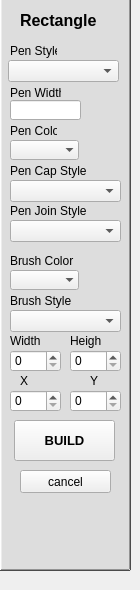
    <widget class="QWidget" name="add_rectangle">
     <widget class="QLabel" name="Leftcolor_5">
      <property name="geometry">
       <rect>
        <x>0</x>
        <y>-10</y>
        <width>131</width>
        <height>581</height>
       </rect>
      </property>
      <property name="styleSheet">
       <string notr="true">background-color: rgb(221, 221, 221);</string>
      </property>
      <property name="frameShape">
       <enum>QFrame::WinPanel</enum>
      </property>
      <property name="frameShadow">
       <enum>QFrame::Raised</enum>
      </property>
      <property name="text">
       <string/>
      </property>
     </widget>
     <widget class="QComboBox" name="rectpen_style_box">
      <property name="geometry">
       <rect>
        <x>8</x>
        <y>60</y>
        <width>111</width>
        <height>22</height>
       </rect>
      </property>
     </widget>
     <widget class="QComboBox" name="rectpen_color_box">
      <property name="enabled">
       <bool>true</bool>
      </property>
      <property name="geometry">
       <rect>
        <x>10</x>
        <y>140</y>
        <width>69</width>
        <height>20</height>
       </rect>
      </property>
      <property name="font">
       <font>
        <kerning>true</kerning>
       </font>
      </property>
      <property name="currentIndex">
       <number>-1</number>
      </property>
      <property name="sizeAdjustPolicy">
       <enum>QComboBox::AdjustToContentsOnFirstShow</enum>
      </property>
      <property name="minimumContentsLength">
       <number>0</number>
      </property>
      <property name="frame">
       <bool>false</bool>
      </property>
     </widget>
     <widget class="QPushButton" name="cancel_button">
      <property name="geometry">
       <rect>
        <x>20</x>
        <y>470</y>
        <width>91</width>
        <height>23</height>
       </rect>
      </property>
      <property name="text">
       <string>cancel</string>
      </property>
     </widget>
     <widget class="QPushButton" name="rectangle_build_button">
      <property name="geometry">
       <rect>
        <x>14</x>
        <y>420</y>
        <width>101</width>
        <height>41</height>
       </rect>
      </property>
      <property name="font">
       <font>
        <pointsize>10</pointsize>
        <weight>75</weight>
        <bold>true</bold>
       </font>
      </property>
      <property name="text">
       <string>BUILD</string>
      </property>
     </widget>
     <widget class="QLabel" name="rectangle_label">
      <property name="geometry">
       <rect>
        <x>20</x>
        <y>10</y>
        <width>91</width>
        <height>20</height>
       </rect>
      </property>
      <property name="font">
       <font>
        <pointsize>12</pointsize>
        <weight>75</weight>
        <bold>true</bold>
       </font>
      </property>
      <property name="text">
       <string>Rectangle</string>
      </property>
     </widget>
     <widget class="QSpinBox" name="rect_x">
      <property name="geometry">
       <rect>
        <x>10</x>
        <y>390</y>
        <width>51</width>
        <height>22</height>
       </rect>
      </property>
      <property name="maximum">
       <number>1000</number>
      </property>
     </widget>
     <widget class="QSpinBox" name="rect_y">
      <property name="geometry">
       <rect>
        <x>70</x>
        <y>390</y>
        <width>51</width>
        <height>22</height>
       </rect>
      </property>
      <property name="maximum">
       <number>500</number>
      </property>
     </widget>
     <widget class="QComboBox" name="rectpencap_style_box">
      <property name="geometry">
       <rect>
        <x>10</x>
        <y>180</y>
        <width>111</width>
        <height>22</height>
       </rect>
      </property>
     </widget>
     <widget class="QComboBox" name="rectpenjoin_style_box">
      <property name="geometry">
       <rect>
        <x>10</x>
        <y>220</y>
        <width>111</width>
        <height>22</height>
       </rect>
      </property>
     </widget>
     <widget class="QComboBox" name="rectbrush_color_box">
      <property name="enabled">
       <bool>true</bool>
      </property>
      <property name="geometry">
       <rect>
        <x>10</x>
        <y>270</y>
        <width>69</width>
        <height>20</height>
       </rect>
      </property>
      <property name="font">
       <font>
        <kerning>true</kerning>
       </font>
      </property>
      <property name="sizeAdjustPolicy">
       <enum>QComboBox::AdjustToContentsOnFirstShow</enum>
      </property>
      <property name="minimumContentsLength">
       <number>0</number>
      </property>
      <property name="frame">
       <bool>false</bool>
      </property>
     </widget>
     <widget class="QComboBox" name="rectbrush_style_box">
      <property name="geometry">
       <rect>
        <x>10</x>
        <y>310</y>
        <width>111</width>
        <height>22</height>
       </rect>
      </property>
     </widget>
     <widget class="QLabel" name="label">
      <property name="geometry">
       <rect>
        <x>10</x>
        <y>41</y>
        <width>47</width>
        <height>20</height>
       </rect>
      </property>
      <property name="text">
       <string>Pen Style</string>
      </property>
     </widget>
     <widget class="QLabel" name="label_2">
      <property name="geometry">
       <rect>
        <x>10</x>
        <y>83</y>
        <width>51</width>
        <height>20</height>
       </rect>
      </property>
      <property name="text">
       <string>Pen Width</string>
      </property>
     </widget>
     <widget class="QLabel" name="label_3">
      <property name="geometry">
       <rect>
        <x>10</x>
        <y>121</y>
        <width>47</width>
        <height>20</height>
       </rect>
      </property>
      <property name="text">
       <string>Pen Color</string>
      </property>
     </widget>
     <widget class="QLabel" name="label_4">
      <property name="geometry">
       <rect>
        <x>10</x>
        <y>160</y>
        <width>101</width>
        <height>21</height>
       </rect>
      </property>
      <property name="text">
       <string>Pen Cap Style</string>
      </property>
     </widget>
     <widget class="QLabel" name="label_5">
      <property name="geometry">
       <rect>
        <x>10</x>
        <y>200</y>
        <width>101</width>
        <height>21</height>
       </rect>
      </property>
      <property name="text">
       <string>Pen Join Style</string>
      </property>
     </widget>
     <widget class="QLabel" name="label_6">
      <property name="geometry">
       <rect>
        <x>10</x>
        <y>250</y>
        <width>101</width>
        <height>21</height>
       </rect>
      </property>
      <property name="text">
       <string>Brush Color</string>
      </property>
     </widget>
     <widget class="QLabel" name="label_7">
      <property name="geometry">
       <rect>
        <x>10</x>
        <y>290</y>
        <width>101</width>
        <height>21</height>
       </rect>
      </property>
      <property name="text">
       <string>Brush Style</string>
      </property>
     </widget>
     <widget class="QLabel" name="label_8">
      <property name="geometry">
       <rect>
        <x>20</x>
        <y>370</y>
        <width>31</width>
        <height>21</height>
       </rect>
      </property>
      <property name="text">
       <string>X</string>
      </property>
     </widget>
     <widget class="QLabel" name="label_9">
      <property name="geometry">
       <rect>
        <x>90</x>
        <y>370</y>
        <width>31</width>
        <height>21</height>
       </rect>
      </property>
      <property name="text">
       <string>Y</string>
      </property>
     </widget>
     <widget class="QLineEdit" name="rectpen_width_box">
      <property name="geometry">
       <rect>
        <x>10</x>
        <y>100</y>
        <width>71</width>
        <height>20</height>
       </rect>
      </property>
     </widget>
     <widget class="QSpinBox" name="rect_width">
      <property name="geometry">
       <rect>
        <x>10</x>
        <y>350</y>
        <width>51</width>
        <height>22</height>
       </rect>
      </property>
      <property name="maximum">
       <number>1000</number>
      </property>
     </widget>
     <widget class="QSpinBox" name="rect_height">
      <property name="geometry">
       <rect>
        <x>70</x>
        <y>350</y>
        <width>51</width>
        <height>22</height>
       </rect>
      </property>
      <property name="maximum">
       <number>1000</number>
      </property>
     </widget>
     <widget class="QLabel" name="label_10">
      <property name="geometry">
       <rect>
        <x>10</x>
        <y>330</y>
        <width>31</width>
        <height>21</height>
       </rect>
      </property>
      <property name="text">
       <string>Width</string>
      </property>
     </widget>
     <widget class="QLabel" name="label_11">
      <property name="geometry">
       <rect>
        <x>70</x>
        <y>330</y>
        <width>31</width>
        <height>21</height>
       </rect>
      </property>
      <property name="text">
       <string>Height</string>
      </property>
     </widget>
    </widget>
